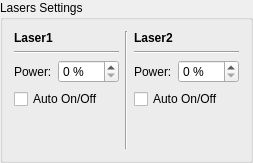
                 <widget class="QGroupBox" name="groupBox_15">
                  <property name="title">
                   <string>Lasers Settings</string>
                  </property>
                  <layout class="QHBoxLayout" name="horizontalLayout_68">
                   <item>
                    <layout class="QVBoxLayout" name="verticalLayout_43">
                     <item>
                      <widget class="QLabel" name="label_72">
                       <property name="text">
                        <string>&lt;html&gt;&lt;head/&gt;&lt;body&gt;&lt;p&gt;&lt;span style=&quot; font-weight:600;&quot;&gt;Laser1&lt;/span&gt;&lt;/p&gt;&lt;/body&gt;&lt;/html&gt;</string>
                       </property>
                      </widget>
                     </item>
                     <item>
                      <widget class="Line" name="line_20">
                       <property name="sizePolicy">
                        <sizepolicy hsizetype="Preferred" vsizetype="Preferred">
                         <horstretch>0</horstretch>
                         <verstretch>0</verstretch>
                        </sizepolicy>
                       </property>
                       <property name="orientation">
                        <enum>Qt::Horizontal</enum>
                       </property>
                      </widget>
                     </item>
                     <item>
                      <layout class="QFormLayout" name="formLayout_14">
                       <item row="0" column="0">
                        <widget class="QLabel" name="label_50">
                         <property name="sizePolicy">
                          <sizepolicy hsizetype="Fixed" vsizetype="Preferred">
                           <horstretch>0</horstretch>
                           <verstretch>0</verstretch>
                          </sizepolicy>
                         </property>
                         <property name="text">
                          <string>Power:</string>
                         </property>
                        </widget>
                       </item>
                       <item row="0" column="1">
                        <widget class="QDoubleSpinBox" name="doubleSpinBox_laserOneAmplitude">
                         <property name="sizePolicy">
                          <sizepolicy hsizetype="Preferred" vsizetype="Fixed">
                           <horstretch>0</horstretch>
                           <verstretch>0</verstretch>
                          </sizepolicy>
                         </property>
                         <property name="suffix">
                          <string> %</string>
                         </property>
                         <property name="decimals">
                          <number>0</number>
                         </property>
                         <property name="minimum">
                          <double>0.000000000000000</double>
                         </property>
                         <property name="maximum">
                          <double>100.000000000000000</double>
                         </property>
                         <property name="singleStep">
                          <double>1.000000000000000</double>
                         </property>
                         <property name="value">
                          <double>0.000000000000000</double>
                         </property>
                        </widget>
                       </item>
                      </layout>
                     </item>
                     <item>
                      <widget class="QCheckBox" name="checkBox_laserOneAutomatic">
                       <property name="text">
                        <string>Auto On/Off</string>
                       </property>
                      </widget>
                     </item>
                     <item>
                      <spacer name="verticalSpacer_8">
                       <property name="orientation">
                        <enum>Qt::Vertical</enum>
                       </property>
                       <property name="sizeHint" stdset="0">
                        <size>
                         <width>20</width>
                         <height>40</height>
                        </size>
                       </property>
                      </spacer>
                     </item>
                    </layout>
                   </item>
                   <item>
                    <widget class="Line" name="line_21">
                     <property name="orientation">
                      <enum>Qt::Vertical</enum>
                     </property>
                    </widget>
                   </item>
                   <item>
                    <layout class="QVBoxLayout" name="verticalLayout_44">
                     <item>
                      <widget class="QLabel" name="label_73">
                       <property name="text">
                        <string>&lt;html&gt;&lt;head/&gt;&lt;body&gt;&lt;p&gt;&lt;span style=&quot; font-weight:600;&quot;&gt;Laser2&lt;/span&gt;&lt;/p&gt;&lt;/body&gt;&lt;/html&gt;</string>
                       </property>
                      </widget>
                     </item>
                     <item>
                      <widget class="Line" name="line_22">
                       <property name="sizePolicy">
                        <sizepolicy hsizetype="Preferred" vsizetype="Preferred">
                         <horstretch>0</horstretch>
                         <verstretch>0</verstretch>
                        </sizepolicy>
                       </property>
                       <property name="orientation">
                        <enum>Qt::Horizontal</enum>
                       </property>
                      </widget>
                     </item>
                     <item>
                      <layout class="QFormLayout" name="formLayout_15">
                       <item row="0" column="0">
                        <widget class="QLabel" name="label_74">
                         <property name="sizePolicy">
                          <sizepolicy hsizetype="Fixed" vsizetype="Preferred">
                           <horstretch>0</horstretch>
                           <verstretch>0</verstretch>
                          </sizepolicy>
                         </property>
                         <property name="text">
                          <string>Power:</string>
                         </property>
                        </widget>
                       </item>
                       <item row="0" column="1">
                        <widget class="QDoubleSpinBox" name="doubleSpinBox_laserTwoAmplitude">
                         <property name="sizePolicy">
                          <sizepolicy hsizetype="Preferred" vsizetype="Fixed">
                           <horstretch>0</horstretch>
                           <verstretch>0</verstretch>
                          </sizepolicy>
                         </property>
                         <property name="suffix">
                          <string> %</string>
                         </property>
                         <property name="decimals">
                          <number>0</number>
                         </property>
                         <property name="maximum">
                          <double>100.000000000000000</double>
                         </property>
                         <property name="singleStep">
                          <double>1.000000000000000</double>
                         </property>
                        </widget>
                       </item>
                      </layout>
                     </item>
                     <item>
                      <widget class="QCheckBox" name="checkBox_laserTwoAutomatic">
                       <property name="text">
                        <string>Auto On/Off</string>
                       </property>
                      </widget>
                     </item>
                     <item>
                      <spacer name="verticalSpacer_15">
                       <property name="orientation">
                        <enum>Qt::Vertical</enum>
                       </property>
                       <property name="sizeHint" stdset="0">
                        <size>
                         <width>20</width>
                         <height>40</height>
                        </size>
                       </property>
                      </spacer>
                     </item>
                    </layout>
                   </item>
                  </layout>
                 </widget>
